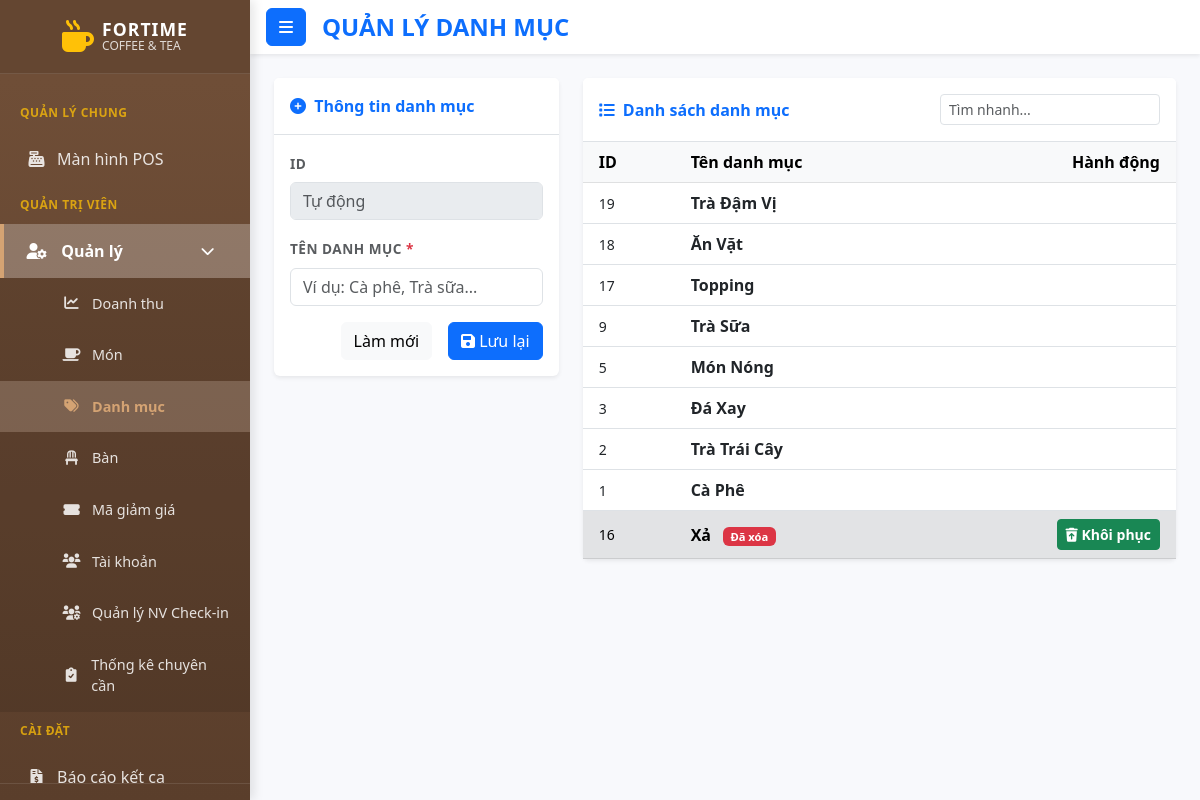
Page /category (signed in) on the committed database.
### tables this page shows
CREATE TABLE `categories` (
  `category_id` int(11) NOT NULL,
  `category_name` varchar(100) NOT NULL,
  `is_deleted` tinyint(1) DEFAULT 0
);

### app/controllers/Category.php (called while the page is built, shortened)
<?php
class Category extends Controller {
    private $categoryModel;
    public function __construct() {
        $this->categoryModel = $this->model('CategoryModel');
    }
    public function index() {
        $categories = $this->categoryModel->getAllCategoriesIncludingDeleted();
        $this->view('admin/categories/index', ['categories' => $categories]);
    }
}

### app/core/App.php (called while the page is built, shortened)
<?php
class App {
    protected $currentMethod = 'login';
    public function __construct() {
        $url = $this->getUrl();
        if (isset($url[0])) {
            $u_name = ucwords($url[0]);
            if (file_exists('../app/controllers/' . $u_name . 'Controller.php')) {
                $this->currentController = $u_name . 'Controller';
                $this->currentMethod = 'index';
                unset($url[0]);
            }
            elseif (file_exists('../app/controllers/' . $u_name . '.php')) {
                $this->currentMethod = 'index';
                unset($url[0]);
            }
        }
        $this->currentController = new $this->currentController;
        $this->params = $url ? array_values($url) : [];
        call_user_func_array([$this->currentController, $this->currentMethod], $this->params);
    }
    public function getUrl() {
        if (isset($_GET['url'])) {
            $url = rtrim($_GET['url'], '/');
            $url = filter_var($url, FILTER_SANITIZE_URL);
            return explode('/', $url);
        }
        return [];
    }
}

### public/index.php (called while the page is built, shortened)
<?php
$init = new App();

### app/core/Database.php (called while the page is built, shortened)
<?php
class Database {
    private $host = DB_HOST;
    private $user = DB_USER;
    private $pass = DB_PASS;
    private $dbname = DB_NAME;
    private $dbh;
    private $stmt;
    public function __construct() {
        $dsn = 'mysql:host=' . $this->host . ';dbname=' . $this->dbname . ';charset=utf8';
        $options = array(
            PDO::ATTR_PERSISTENT => true,
            PDO::ATTR_ERRMODE => PDO::ERRMODE_EXCEPTION
        );
        try {
            $this->dbh = new PDO($dsn, $this->user, $this->pass, $options);
            $this->dbh->exec("SET time_zone = '+07:00'");
        } catch (PDOException $e) {
            $this->error = $e->getMessage();
            die("Lỗi kết nối Cơ sở dữ liệu: " . $this->error);
        }
    }
    public function query($sql) {
        $this->stmt = $this->dbh->prepare($sql);
    }
    public function execute() {
        return $this->stmt->execute();
    }
    public function resultSet() {
        $this->execute();
        return $this->stmt->fetchAll(PDO::FETCH_OBJ);
    }
}

### app/models/CategoryModel.php (called while the page is built, shortened)
<?php
class CategoryModel {
    private $db;
    public function __construct() {
        $this->db = new Database();
    }
    public function getAllCategoriesIncludingDeleted() {
        $sql = "SELECT * FROM categories ORDER BY is_deleted ASC, category_id DESC";
        $this->db->query($sql);
        return $this->db->resultSet();
    }
}

### app/views/admin/categories/index.php (the view, shortened to what this page needs)
<!DOCTYPE html>
<html lang="vi">
<head>
    <link href="https://cdn.jsdelivr.net/npm/bootstrap@5.3.0/dist/css/bootstrap.min.css" rel="stylesheet">
    <link rel="stylesheet" href="https://cdnjs.cloudflare.com/ajax/libs/font-awesome/6.0.0/css/all.min.css">
    <link rel="stylesheet" href="<?php echo URLROOT; ?>/css/pos.css">
    <link rel="stylesheet" href="<?php echo URLROOT; ?>/css/admin.css">
    <link rel="stylesheet" href="<?php echo URLROOT; ?>/css/dashboard.css">
    <link rel="stylesheet" href="<?php echo URLROOT; ?>/css/sidebar.css">
</head>
<body class="dashboard-page">
<div class="wrapper dashboard-wrapper">
    <?php require_once APPROOT . '/views/Layouts/sidebar.php'; ?>
    <div id="content">
        <nav class="navbar navbar-light bg-white shadow-sm px-3 mb-4 sticky-top">
            <div class="d-flex align-items-center w-100">
                <button type="button" id="sidebarCollapse" class="btn btn-primary me-3">
                    <i class="fas fa-bars"></i>
                </button>
                <h4 class="text-primary mb-0 fw-bold">QUẢN LÝ DANH MỤC</h4>
            </div>
        </nav>
        <div class="container-fluid px-4 pb-5">
            <div class="row g-4">
                <div class="col-lg-4">
                    <div class="card shadow-sm border-0">
                        <div class="card-header bg-white fw-bold border-bottom py-3 text-primary">
                            <i class="fas fa-plus-circle me-1"></i> Thông tin danh mục
                        </div>
                        <div class="card-body">
                            <form id="categoryForm" action="<?php echo URLROOT; ?>/category/add" method="post">
                                <div class="mb-3">
                                    <label class="form-label small text-muted fw-bold">ID</label>
                                    <input type="text" name="category_id" id="category_id" class="form-control bg-light" readonly placeholder="Tự động">
                                </div>
                                <div class="mb-3">
                                    <label class="form-label small text-muted fw-bold">TÊN DANH MỤC <span class="text-danger">*</span></label>
                                    <input type="text" name="category_name" id="category_name" class="form-control" required placeholder="Ví dụ: Cà phê, Trà sữa...">
                                    </div>
                                <div class="d-grid gap-2 d-md-flex justify-content-md-end">
                                    <button type="button" onclick="resetCatForm()" class="btn btn-light me-md-2">Làm mới</button>
                                    <button type="submit" id="btnSave" class="btn btn-primary"><i class="fas fa-save"></i> Lưu lại</button>
                                </div>
                            </form>
                        </div>
                    </div>
                </div>
                <div class="col-lg-8">
                    <div class="card shadow-sm border-0 h-100">
                        <div class="card-header bg-white border-bottom py-3 d-flex justify-content-between align-items-center">
                            <span class="fw-bold text-primary"><i class="fas fa-list me-1"></i> Danh sách danh mục</span>
                            <input type="text" id="searchCat" class="form-control form-control-sm w-auto" placeholder="Tìm nhanh...">
                        </div>
                        <div class="card-body p-0">
                            <div class="table-responsive" style="max-height: 70vh; overflow-y: auto;">
                                <table class="table table-hover align-middle mb-0">
                                    <thead class="table-light sticky-top">
                                        <tr>
                                            <th class="ps-3" style="width: 100px;">ID</th>
                                            <th>Tên danh mục</th>
                                            <th class="text-end pe-3">Hành động</th> </tr>
                                    </thead>
<tbody id="catTableBody">
    <?php if (!empty($data['categories'])): ?>
        <?php foreach($data['categories'] as $cat): ?>
        <tr class="<?php echo ($cat->is_deleted == 1) ? 'table-secondary text-muted' : 'clickable-row'; ?>"
            <?php if($cat->is_deleted == 0): ?>
                onclick='editCategory(<?php echo htmlspecialchars(json_encode($cat), ENT_QUOTES, 'UTF-8'); ?>)'
                title="Click để sửa danh mục này"
            <?php endif; ?>
        >
            <td class="ps-3 small">
                <?php echo $cat->category_id; ?>
            </td>
            <td class="fw-bold">
                <?php echo htmlspecialchars($cat->category_name); ?>
                <?php if($cat->is_deleted == 1): ?>
                    <span class="badge bg-danger ms-2" style="font-size: 0.7rem;">Đã xóa</span>
                <?php endif; ?>
            </td>
            <td class="text-end pe-3">
                <?php if($cat->is_deleted == 1): ?>
                    <a href="<?php echo URLROOT; ?>/category/restore/<?php echo $cat->category_id; ?>"
                       class="btn btn-sm btn-success fw-bold btn-restore"
                       onclick="event.stopPropagation();">
                        <i class="fas fa-trash-restore"></i> Khôi phục
                    </a>
                <?php endif; ?>
                </td>
        </tr>
        <?php endforeach; ?>
    <?php else: ?>
        <tr>
            <td colspan="3" class="text-center text-muted py-4">Chưa có danh mục nào</td>
        </tr>
    <?php endif; ?>
</tbody>
                                </table>
                            </div>
                        </div>
                    </div>
                </div>
            </div>
        </div>
    </div>
</div>
</body>
</html>

### rows in the picture
categories: category_id "19", category_name "Trà Đậm Vị"
categories: category_id "18", category_name "Ăn Vặt"
categories: category_id "17", category_name "Topping"
categories: category_id "9", category_name "Trà Sữa"
categories: category_id "5", category_name "Món Nóng"
categories: category_id "3", category_name "Đá Xay"
categories: category_id "2", category_name "Trà Trái Cây"
categories: category_id "1", category_name "Cà Phê"
categories: category_id "16", category_name "Xả", is_deleted "Đã xóa"
